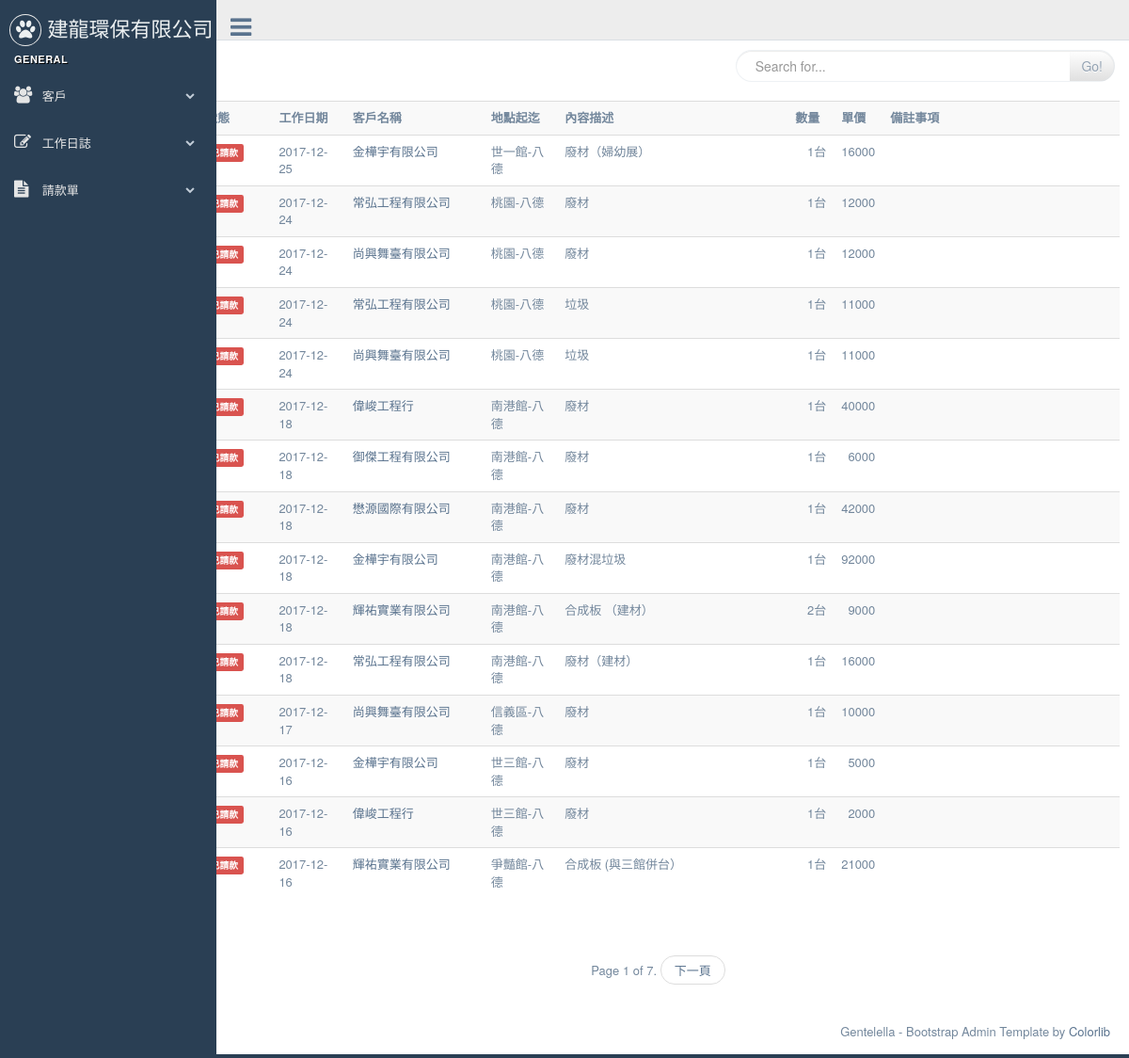
The page /dailywork/ on the database its author committed.
### dailywork/models.py (models this page shows, shortened)
class Dailylog(models.Model):
	work_date = models.DateField( default=timezone.now )
	customer = models.ForeignKey(Customer)
	start_at = models.CharField(  max_length=20, null=False, blank=False )
	end_with = models.CharField(  max_length=20, null=False, blank=False )
	opreateDesc = models.CharField(max_length=20, blank=False, null=False)
	quantity = models.DecimalField( max_digits=10, decimal_places=0)
	uom = models.ForeignKey(Uom)
	uniprice = models.DecimalField( max_digits=10, decimal_places=0)
	notes = models.TextField(blank=True, null=True)
	payrequest = models.BooleanField(default=False, verbose_name='已請款')    # 是否已請款
	is_freecharge = models.BooleanField(default=False, verbose_name='免費項目')    # 是否爲免費項目, 如果為免費項目則在未請款清單是不會顯示的
	bill_number = models.CharField(  max_length=20, null=True, blank=True )
	invalid = models.BooleanField(default=False, verbose_name='項目作廢')
	create_at = models.DateTimeField( auto_now_add=True, auto_now=False)
	modify = models.DateTimeField( auto_now_add=False, auto_now=True)
	objects = DailylogManager()
	def get_absolute_url(self):
		return reverse( "dailywork:dailywork_edit", kwargs={"pk": self.pk} )

class Uom(models.Model):
	descriotion =  models.CharField(  max_length=20, null=False, blank=False )
	def __str__(self):
		return self.descriotion

### customers/models.py (models this page shows, shortened)
class Customer(models.Model):
    title = models.CharField(max_length=36, null=False, blank=False, verbose_name='客戶名稱')
    unikey = models.CharField(  max_length=12,null=True, blank=True, verbose_name='統一編號' )
    address = models.CharField( max_length=100, null=True, blank=True, verbose_name='地址')
    phone = models.CharField(max_length=20, null=True, blank=True, verbose_name='電話')
    faxno = models.CharField(max_length=20, null=True, blank=True, verbose_name='傳真')
    invalid = models.BooleanField(default=False, verbose_name='停用')
    create_at = models.DateTimeField(auto_now_add=True, auto_now =False)
    modify = models.DateTimeField(auto_now_add=False, auto_now =True)
    def __str__(self):
        return self.title

### dailywork/views.py (the view, shortened to what this page needs)
class DailylogList(ListView):
	model = Dailylog
	paginate_by = 15
	ordering = ['-work_date']
	def get_queryset(self):
		query = self.request.GET.get('q')
		return Dailylog.objects.all().order_by('-work_date')

### dailywork/models.py (called while the page is built)
	def get_queryset(self):
		return DailylogQueryset(self.model, using=self.db)

### templates/dailywork/dailylog_list.html (shortened to what this page needs)
{% extends "base.html" %}
{% block content %}
{% include "searchbar.html" %}
<div>
<table class="table table-striped" >
  <tr>
    <th width="8%">狀態</th>
    <th width="8%">工作日期</th>
    <th width="15%">客戶名稱</th>
    <th width="8%">地點起迄</th>
    <th width="25%">內容描述</th>
    <th align='right' width="5%">數量</th>
    <th align='right' width="5%">單價</th>
    <th >備註事項</th>
  </tr>
{% for record in object_list %}
  <tr>
    <td>
      {% if record.payrequest %}
      <strong class="label label-danger">已請款</strong>
      {% endif %}
    </td>
    <td>{{ record.work_date| date:"Y-m-d"  }}</td>
    <td><a href='{{ record.get_absolute_url }}'>{{ record.customer }}</a></td>
    <td>{{ record.start_at }}-{{ record.end_with }}</td>
    <td>{{ record.opreateDesc }}</td>
    <td align='right'>{{ record.quantity }}{{ record.uom }}</td>
    <td align='right'>{{ record.uniprice }}</td>
    <td>{{ record.notes }}</td>
  </tr>
{% endfor %}
</table>
</div>
{% include "pageine.html" %}
{% endblock content %}

### rows shown on the page
Dailylog: payrequest "已請款", work_date "2017-12-25", customer "金樺宇有限公司", start_at "世一館", end_with "八德", opreateDesc "廢材（婦幼展）", quantity "1", uom "台", uniprice "16000"
Dailylog: payrequest "已請款", work_date "2017-12-24", customer "常弘工程有限公司", start_at "桃園", end_with "八德", opreateDesc "廢材", quantity "1", uom "台", uniprice "12000"
Dailylog: payrequest "已請款", work_date "2017-12-24", customer "尚興舞臺有限公司", start_at "桃園", end_with "八德", opreateDesc "廢材", quantity "1", uom "台", uniprice "12000"
Dailylog: payrequest "已請款", work_date "2017-12-24", customer "常弘工程有限公司", start_at "桃園", end_with "八德", opreateDesc "垃圾", quantity "1", uom "台", uniprice "11000"
Dailylog: payrequest "已請款", work_date "2017-12-24", customer "尚興舞臺有限公司", start_at "桃園", end_with "八德", opreateDesc "垃圾", quantity "1", uom "台", uniprice "11000"
Dailylog: payrequest "已請款", work_date "2017-12-18", customer "偉峻工程行", start_at "南港館", end_with "八德", opreateDesc "廢材", quantity "1", uom "台", uniprice "40000"
Dailylog: payrequest "已請款", work_date "2017-12-18", customer "御傑工程有限公司", start_at "南港館", end_with "八德", opreateDesc "廢材", quantity "1", uom "台", uniprice "6000"
Dailylog: payrequest "已請款", work_date "2017-12-18", customer "懋源國際有限公司", start_at "南港館", end_with "八德", opreateDesc "廢材", quantity "1", uom "台", uniprice "42000"
Dailylog: payrequest "已請款", work_date "2017-12-18", customer "金樺宇有限公司", start_at "南港館", end_with "八德", opreateDesc "廢材混垃圾", quantity "1", uom "台", uniprice "92000"
Dailylog: payrequest "已請款", work_date "2017-12-18", customer "輝祐實業有限公司", start_at "南港館", end_with "八德", opreateDesc "合成板 （建材）", quantity "2", uom "台", uniprice "9000"
Dailylog: payrequest "已請款", work_date "2017-12-18", customer "常弘工程有限公司", start_at "南港館", end_with "八德", opreateDesc "廢材（建材）", quantity "1", uom "台", uniprice "16000"
Dailylog: payrequest "已請款", work_date "2017-12-17", customer "尚興舞臺有限公司", start_at "信義區", end_with "八德", opreateDesc "廢材", quantity "1", uom "台", uniprice "10000"
Dailylog: payrequest "已請款", work_date "2017-12-16", customer "金樺宇有限公司", start_at "世三館", end_with "八德", opreateDesc "廢材", quantity "1", uom "台", uniprice "5000"
Dailylog: payrequest "已請款", work_date "2017-12-16", customer "偉峻工程行", start_at "世三館", end_with "八德", opreateDesc "廢材", quantity "1", uom "台", uniprice "2000"
Dailylog: payrequest "已請款", work_date "2017-12-16", customer "輝祐實業有限公司", start_at "爭豔館", end_with "八德", opreateDesc "合成板 (與三館併台）", quantity "1", uom "台", uniprice "21000"

### other values the page prints
{{ page_obj.number }} "1"
{{ page_obj.paginator.num_pages }} "7"
